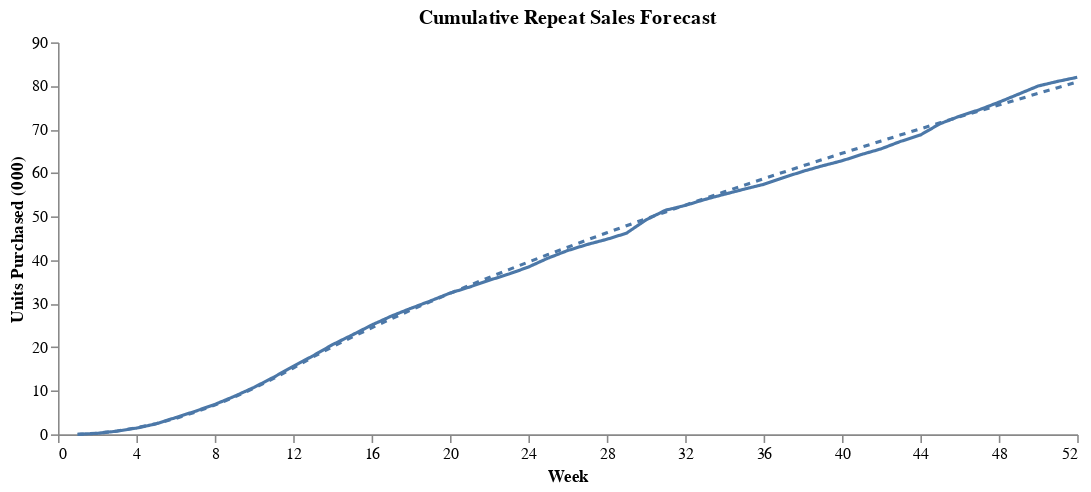

Notebook code cell kept with this figure:
### Code cell
e_cum_repeat_sales_df = (
    e_repeat_sales_df
    .with_columns((pl.col('Repeat Sales').cum_sum()/1000).alias('Cumulative Repeat Sales'))
)

cum_weekly_repeat_df = (
    weekly_repeat_df
    .filter(pl.col('Week') <= 52)
    .sort('Week')
    .with_columns((pl.col('Repeat Sales').cum_sum()/1000).alias('Cumulative Repeat Sales'))
)

forecasted_chart = (
    ChartTemp(e_cum_repeat_sales_df)
    .line_encode(y_col='Cumulative Repeat Sales', y_title='Units Purchased (000)', x_range=52, dash=[4,4])
)

actual_chart = (
    ChartTemp(cum_weekly_repeat_df.collect())
    .line_encode(y_col='Cumulative Repeat Sales', y_title='Units Purchased (000)', x_range=52)
)

chart = forecasted_chart + actual_chart

layered_line_prop(chart, 'Cumulative Repeat Sales Forecast')

### Figure 1 — Vega-Lite specification as saved in the notebook (floating-point values rounded to 4 significant figures)
{"$schema": "https://vega.github.io/schema/vega-lite/v5.20.1.json", "config": {"axisX": {"grid": false}, "axisY": {"grid": false}, "view": {"continuousHeight": 300, "continuousWidth": 300, "stroke": null}}, "datasets": {"data-40495179b4f9c6208563dfac00a6ead4": [{"Cumulative Repeat Sales": 0, "Repeat Sales": 0, "Week": 1}, {"Cumulative Repeat Sales": 0.227, "Repeat Sales": 227, "Week": 2}, {"Cumulative Repeat Sales": 0.724, "Repeat Sales": 497, "Week": 3}, {"Cumulative Repeat Sales": 1.431, "Repeat Sales": 707, "Week": 4}, {"Cumulative Repeat Sales": 2.407, "Repeat Sales": 976, "Week": 5}, {"Cumulative Repeat Sales": 3.844, "Repeat Sales": 1437, "Week": 6}, {"Cumulative Repeat Sales": 5.293, "Repeat Sales": 1449, "Week": 7}, {"Cumulative Repeat Sales": 6.869, "Repeat Sales": 1576, "Week": 8}, {"Cumulative Repeat Sales": 8.73, "Repeat Sales": 1861, "Week": 9}, {"Cumulative Repeat Sales": 10.78, "Repeat Sales": 2053, "Week": 10}, {"Cumulative Repeat Sales": 13.1, "Repeat Sales": 2320, "Week": 11}, {"Cumulative Repeat Sales": 15.62, "Repeat Sales": 2520, "Week": 12}, {"Cumulative Repeat Sales": 18.0, "Repeat Sales": 2381, "Week": 13}, {"Cumulative Repeat Sales": 20.58, "Repeat Sales": 2575, "Week": 14}, {"Cumulative Repeat Sales": 22.79, "Repeat Sales": 2210, "Week": 15}, {"Cumulative Repeat Sales": 25.09, "Repeat Sales": 2297, "Week": 16}, {"Cumulative Repeat Sales": 27.12, "Repeat Sales": 2039, "Week": 17}, {"Cumulative Repeat Sales": 28.93, "Repeat Sales": 1800, "Week": 18}, {"Cumulative Repeat Sales": 30.63, "Repeat Sales": 1701, "Week": 19}, {"Cumulative Repeat Sales": 32.43, "Repeat Sales": 1801, "Week": 20}, {"Cumulative Repeat Sales": 33.83, "Repeat Sales": 1400, "Week": 21}, {"Cumulative Repeat Sales": 35.37, "Repeat Sales": 1543, "Week": 22}, {"Cumulative Repeat Sales": 36.8, "Repeat Sales": 1427, "Week": 23}, {"Cumulative Repeat Sales": 38.42, "Repeat Sales": 1619, "Week": 24}, {"Cumulative Repeat Sales": 40.45, "Repeat Sales": 2038, "Week": 25}, {"Cumulative Repeat Sales": 42.19, "Repeat Sales": 1738, "Week": 26}, {"Cumulative Repeat Sales": 43.59, "Repeat Sales": 1402, "Week": 27}, {"Cumulative Repeat Sales": 44.78, "Repeat Sales": 1186, "Week": 28}, {"Cumulative Repeat Sales": 46.18, "Repeat Sales": 1398, "Week": 29}, {"Cumulative Repeat Sales": 49.23, "Repeat Sales": 3050, "Week": 30}, {"Cumulative Repeat Sales": 51.46, "Repeat Sales": 2233, "Week": 31}, {"Cumulative Repeat Sales": 52.56, "Repeat Sales": 1095, "Week": 32}, {"Cumulative Repeat Sales": 53.92, "Repeat Sales": 1367, "Week": 33}, {"Cumulative Repeat Sales": 55.12, "Repeat Sales": 1197, "Week": 34}, {"Cumulative Repeat Sales": 56.27, "Repeat Sales": 1155, "Week": 35}, {"Cumulative Repeat Sales": 57.39, "Repeat Sales": 1112, "Week": 36}, {"Cumulative Repeat Sales": 58.92, "Repeat Sales": 1532, "Week": 37}, {"Cumulative Repeat Sales": 60.38, "Repeat Sales": 1456, "Week": 38}, {"Cumulative Repeat Sales": 61.65, "Repeat Sales": 1272, "Week": 39}, {"Cumulative Repeat Sales": 62.8, "Repeat Sales": 1157, "Week": 40}, {"Cumulative Repeat Sales": 64.26, "Repeat Sales": 1456, "Week": 41}, {"Cumulative Repeat Sales": 65.56, "Repeat Sales": 1296, "Week": 42}, {"Cumulative Repeat Sales": 67.27, "Repeat Sales": 1718, "Week": 43}, {"Cumulative Repeat Sales": 68.73, "Repeat Sales": 1454, "Week": 44}, {"Cumulative Repeat Sales": 71.32, "Repeat Sales": 2592, "Week": 45}, {"Cumulative Repeat Sales": 73.05, "Repeat Sales": 1726, "Week": 46}, {"Cumulative Repeat Sales": 74.51, "Repeat Sales": 1464, "Week": 47}, {"Cumulative Repeat Sales": 76.24, "Repeat Sales": 1731, "Week": 48}, {"Cumulative Repeat Sales": 78.1, "Repeat Sales": 1856, "Week": 49}, {"Cumulative Repeat Sales": 79.97, "Repeat Sales": 1868, "Week": 50}, {"Cumulative Repeat Sales": 81.03, "Repeat Sales": 1069, "Week": 51}, {"Cumulative Repeat Sales": 81.98, "Repeat Sales": 942, "Week": 52}], "data-ad8de260af8e25aa5412003f208d6592": [{"Cumulative Repeat Sales": 0, "Repeat Sales": 0, "Week": 1}, {"Cumulative Repeat Sales": 0.2661, "Repeat Sales": 266.1, "Week": 2}, {"Cumulative Repeat Sales": 0.761, "Repeat Sales": 495.0, "Week": 3}, {"Cumulative Repeat Sales": 1.489, "Repeat Sales": 727.9, "Week": 4}, {"Cumulative Repeat Sales": 2.445, "Repeat Sales": 956.0, "Week": 5}, {"Cumulative Repeat Sales": 3.652, "Repeat Sales": 1207.0, "Week": 6}, {"Cumulative Repeat Sales": 5.095, "Repeat Sales": 1443.0, "Week": 7}, {"Cumulative Repeat Sales": 6.732, "Repeat Sales": 1636.0, "Week": 8}, {"Cumulative Repeat Sales": 8.558, "Repeat Sales": 1826.0, "Week": 9}, {"Cumulative Repeat Sales": 10.59, "Repeat Sales": 2037.0, "Week": 10}, {"Cumulative Repeat Sales": 12.83, "Repeat Sales": 2232.0, "Week": 11}, {"Cumulative Repeat Sales": 15.22, "Repeat Sales": 2398.0, "Week": 12}, {"Cumulative Repeat Sales": 17.75, "Repeat Sales": 2521.0, "Week": 13}, {"Cumulative Repeat Sales": 20.09, "Repeat Sales": 2347.0, "Week": 14}, {"Cumulative Repeat Sales": 22.32, "Repeat Sales": 2229.0, "Week": 15}, {"Cumulative Repeat Sales": 24.46, "Repeat Sales": 2137.0, "Week": 16}, {"Cumulative Repeat Sales": 26.52, "Repeat Sales": 2063.0, "Week": 17}, {"Cumulative Repeat Sales": 28.52, "Repeat Sales": 2000.0, "Week": 18}, {"Cumulative Repeat Sales": 30.47, "Repeat Sales": 1945.0, "Week": 19}, {"Cumulative Repeat Sales": 32.36, "Repeat Sales": 1897.0, "Week": 20}, {"Cumulative Repeat Sales": 34.22, "Repeat Sales": 1854.0, "Week": 21}, {"Cumulative Repeat Sales": 36.03, "Repeat Sales": 1815.0, "Week": 22}, {"Cumulative Repeat Sales": 37.81, "Repeat Sales": 1780.0, "Week": 23}, {"Cumulative Repeat Sales": 39.56, "Repeat Sales": 1748.0, "Week": 24}, {"Cumulative Repeat Sales": 41.28, "Repeat Sales": 1718.0, "Week": 25}, {"Cumulative Repeat Sales": 42.97, "Repeat Sales": 1691.0, "Week": 26}, {"Cumulative Repeat Sales": 44.63, "Repeat Sales": 1665.0, "Week": 27}, {"Cumulative Repeat Sales": 46.28, "Repeat Sales": 1641.0, "Week": 28}, {"Cumulative Repeat Sales": 47.89, "Repeat Sales": 1619.0, "Week": 29}, {"Cumulative Repeat Sales": 49.49, "Repeat Sales": 1597.0, "Week": 30}, {"Cumulative Repeat Sales": 51.07, "Repeat Sales": 1577.0, "Week": 31}, {"Cumulative Repeat Sales": 52.63, "Repeat Sales": 1559.0, "Week": 32}, {"Cumulative Repeat Sales": 54.17, "Repeat Sales": 1541.0, "Week": 33}, {"Cumulative Repeat Sales": 55.69, "Repeat Sales": 1524.0, "Week": 34}, {"Cumulative Repeat Sales": 57.2, "Repeat Sales": 1508.0, "Week": 35}, {"Cumulative Repeat Sales": 58.69, "Repeat Sales": 1492.0, "Week": 36}, {"Cumulative Repeat Sales": 60.17, "Repeat Sales": 1477.0, "Week": 37}, {"Cumulative Repeat Sales": 61.63, "Repeat Sales": 1463.0, "Week": 38}, {"Cumulative Repeat Sales": 63.08, "Repeat Sales": 1450.0, "Week": 39}, {"Cumulative Repeat Sales": 64.52, "Repeat Sales": 1437.0, "Week": 40}, {"Cumulative Repeat Sales": 65.94, "Repeat Sales": 1424.0, "Week": 41}, {"Cumulative Repeat Sales": 67.35, "Repeat Sales": 1412.0, "Week": 42}, {"Cumulative Repeat Sales": 68.76, "Repeat Sales": 1401.0, "Week": 43}, {"Cumulative Repeat Sales": 70.14, "Repeat Sales": 1389.0, "Week": 44}, {"Cumulative Repeat Sales": 71.52, "Repeat Sales": 1379.0, "Week": 45}, {"Cumulative Repeat Sales": 72.89, "Repeat Sales": 1368.0, "Week": 46}, {"Cumulative Repeat Sales": 74.25, "Repeat Sales": 1358.0, "Week": 47}, {"Cumulative Repeat Sales": 75.6, "Repeat Sales": 1348.0, "Week": 48}, {"Cumulative Repeat Sales": 76.94, "Repeat Sales": 1339.0, "Week": 49}, {"Cumulative Repeat Sales": 78.27, "Repeat Sales": 1330.0, "Week": 50}, {"Cumulative Repeat Sales": 79.59, "Repeat Sales": 1321.0, "Week": 51}, {"Cumulative Repeat Sales": 80.9, "Repeat Sales": 1312.0, "Week": 52}]}, "height": 250, "layer": [{"data": {"name": "data-ad8de260af8e25aa5412003f208d6592"}, "encoding": {"color": {}, "x": {"axis": {"labelExpr": "datum.value", "title": "Week", "values": [0, 4, 8, 12, 16, 20, 24, 28, 32, 36, 40, 44, 48, 52]}, "field": "Week", "scale": {"domain": [0, 52]}, "type": "quantitative"}, "y": {"field": "Cumulative Repeat Sales", "scale": {}, "title": "Units Purchased (000)", "type": "quantitative"}}, "mark": {"strokeDash": [4, 4], "strokeWidth": 2, "type": "line"}}, {"data": {"name": "data-40495179b4f9c6208563dfac00a6ead4"}, "encoding": {"color": {}, "x": {"axis": {"labelExpr": "datum.value", "title": "Week", "values": [0, 4, 8, 12, 16, 20, 24, 28, 32, 36, 40, 44, 48, 52]}, "field": "Week", "scale": {"domain": [0, 52]}, "type": "quantitative"}, "y": {"field": "Cumulative Repeat Sales", "scale": {}, "title": "Units Purchased (000)", "type": "quantitative"}}, "mark": {"strokeDash": [1, 0], "strokeWidth": 2, "type": "line"}}], "title": "Cumulative Repeat Sales Forecast", "width": 650}
